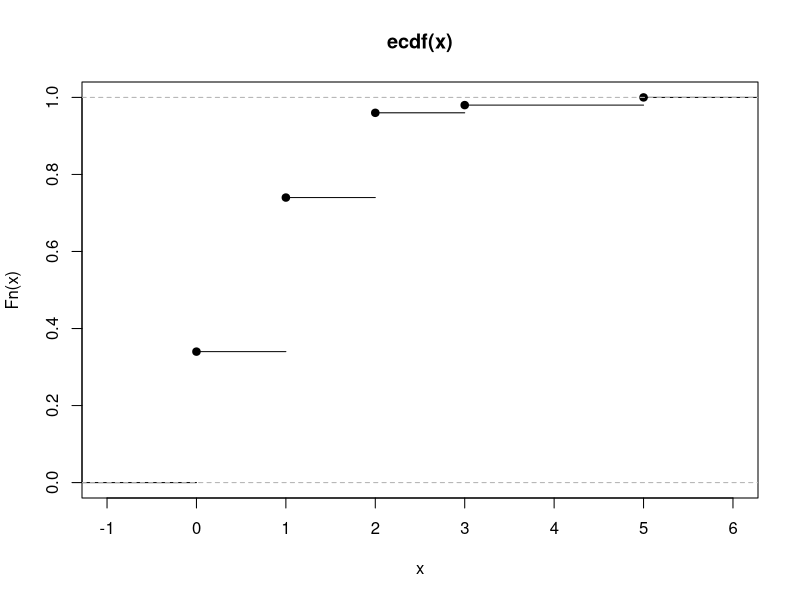
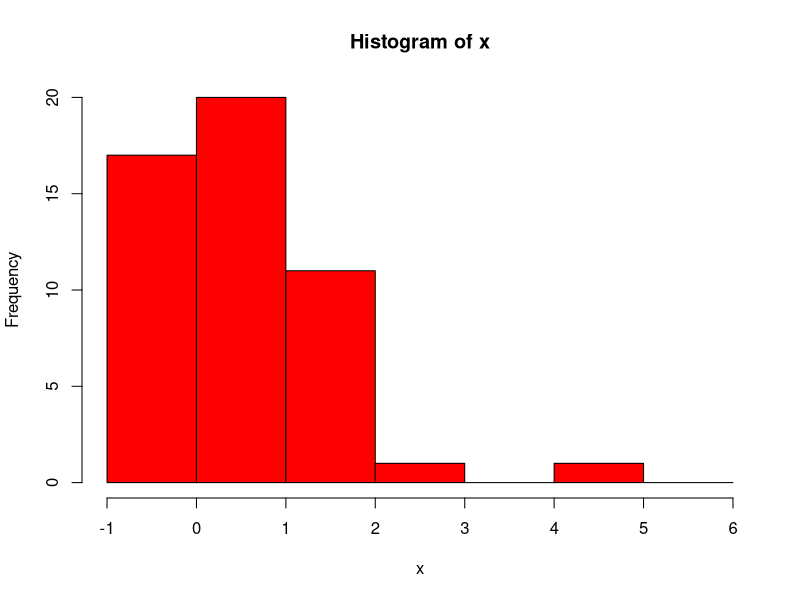

Recreate these plots in R, in order.
#Вариант 4.
#Данные эксперимента
a1 = 0.01; a = 0.00; b = 1.40; l0 = 3.00; l1 = 1.00;
x<-c(0, 1, 1, 1, 0, 1, 0, 0, 0, 0, 2, 1, 2, 0, 2, 0, 1, 1, 0, 2, 1, 1, 1, 0, 1, 1, 2, 1, 2, 1, 2, 1, 2, 1, 2, 1, 0, 0, 1, 0, 2, 0, 0, 2, 0, 0, 1, 1, 3, 5);

################################################################
#а.1. Получим вариационный ряд
sort(x);

#a.2. Эмпириеская функция распределения, принимающая в точке x значение, 
#равное отношению числа наблюдений, меньших x, к общему числу наблюдений
empirical_function<-function(x,t){z<-x[x<t]; length(z)/length(x)};
#её график
plot(ecdf(x));

#a.3. Построим гистограмму частот от -1 до 6 с шагом 1.
#Значения попавшие на границу интерваловбудут отнесены в правый интервалл
hist(x,breaks=c(min(x-1):max(x+1)),freq=TRUE,right=TRUE,col="red");


################################################################
#b.1. Вычислим математическое ожидание
mean<-sum(x)/length(x); mean;

#b.2. Вычислим дисперсию
var<-sum(x^2)/length(x)-mean^2; var;

#b.3. Вычислим медиану
sqd<-sqrt(var);

#b.4. Вычислим асимметрию
asm<-sum((x-mean)^3)/length(x)/var^(3/2); asm;

#b.5. Вычислим эксцесс
exc<-sum((x-mean)^4)/length(x)/var^2-3; exc;

#b.6. Вычислим вероятность P(X принадлеж [a, b]
Pab<- length(x[a <= x & x <= b]) /  length(x); Pab;


################################################################
#Предположим, что исходные наблюдения являются выборкой из распределения Пуассона
#c.1. Построим оценку максимального правдоподбия параметра theta
#f(X, theta) = theta^sum(X)*exp(-theta*length(X))/sum(X!)
#ll(X,theta) = -theta*length(X)+sum(X)*ln theta - ln sum(X!)
#d/d theta [ll(X,theta)] = - length(X) + sum(X) / theta == 0
#theta_= sum(X) / length(X) = mean
theta_<-mean; theta_;

#c.2. Построим оценку theta по методу моментов



#c.3. Найдем смещение оценок


#d.1 Построим асимптотический доверительный интервалл уровня значимости Xi^2 проверки простой гипотезы согласия с
#распределением Пуассона с параметром 

################################################################